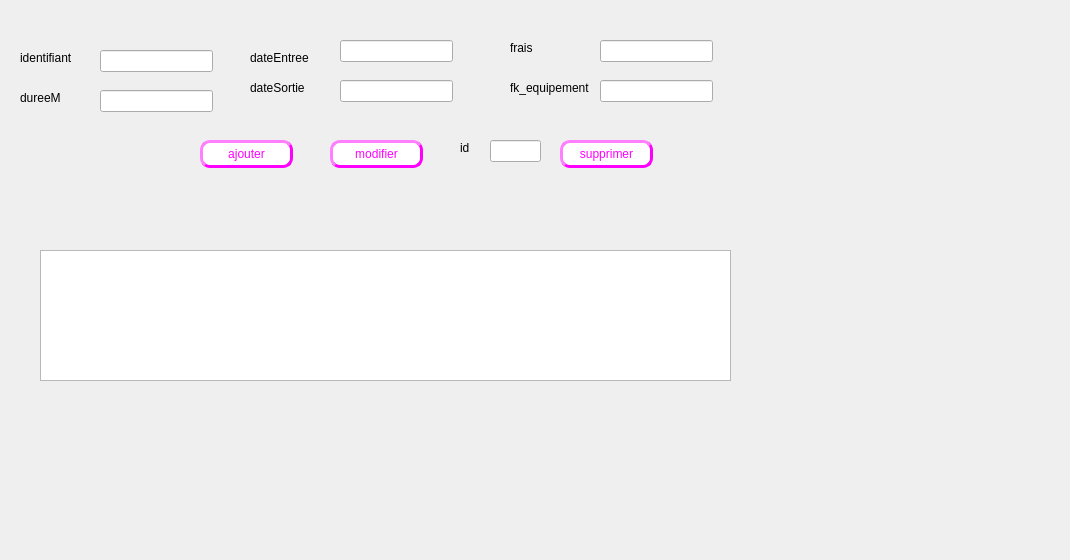
     <widget class="QWidget" name="tab_6">
      <attribute name="title">
       <string>Maintenance</string>
      </attribute>
      <widget class="QLabel" name="label_23">
       <property name="geometry">
        <rect>
         <x>20</x>
         <y>50</y>
         <width>55</width>
         <height>16</height>
        </rect>
       </property>
       <property name="text">
        <string>identifiant</string>
       </property>
      </widget>
      <widget class="QLabel" name="label_24">
       <property name="geometry">
        <rect>
         <x>20</x>
         <y>90</y>
         <width>55</width>
         <height>16</height>
        </rect>
       </property>
       <property name="text">
        <string>dureeM</string>
       </property>
      </widget>
      <widget class="QLabel" name="label_25">
       <property name="geometry">
        <rect>
         <x>250</x>
         <y>50</y>
         <width>61</width>
         <height>16</height>
        </rect>
       </property>
       <property name="text">
        <string>dateEntree</string>
       </property>
      </widget>
      <widget class="QLabel" name="label_26">
       <property name="geometry">
        <rect>
         <x>250</x>
         <y>80</y>
         <width>61</width>
         <height>16</height>
        </rect>
       </property>
       <property name="text">
        <string>dateSortie</string>
       </property>
      </widget>
      <widget class="QLabel" name="label_27">
       <property name="geometry">
        <rect>
         <x>510</x>
         <y>40</y>
         <width>55</width>
         <height>16</height>
        </rect>
       </property>
       <property name="text">
        <string>frais</string>
       </property>
      </widget>
      <widget class="QLineEdit" name="id_maintenance">
       <property name="geometry">
        <rect>
         <x>100</x>
         <y>50</y>
         <width>113</width>
         <height>22</height>
        </rect>
       </property>
      </widget>
      <widget class="QLineEdit" name="duree_maintenance">
       <property name="geometry">
        <rect>
         <x>100</x>
         <y>90</y>
         <width>113</width>
         <height>22</height>
        </rect>
       </property>
      </widget>
      <widget class="QLineEdit" name="date_entree_maintenance">
       <property name="geometry">
        <rect>
         <x>340</x>
         <y>40</y>
         <width>113</width>
         <height>22</height>
        </rect>
       </property>
      </widget>
      <widget class="QLineEdit" name="date_sortie_maintenance">
       <property name="geometry">
        <rect>
         <x>340</x>
         <y>80</y>
         <width>113</width>
         <height>22</height>
        </rect>
       </property>
      </widget>
      <widget class="QLineEdit" name="frais_maintenance">
       <property name="geometry">
        <rect>
         <x>600</x>
         <y>40</y>
         <width>113</width>
         <height>22</height>
        </rect>
       </property>
      </widget>
      <widget class="QTableView" name="tab_maintenance">
       <property name="geometry">
        <rect>
         <x>40</x>
         <y>250</y>
         <width>691</width>
         <height>131</height>
        </rect>
       </property>
      </widget>
      <widget class="QPushButton" name="pushButton_supprimer_maintenance">
       <property name="geometry">
        <rect>
         <x>560</x>
         <y>140</y>
         <width>93</width>
         <height>28</height>
        </rect>
       </property>
       <property name="styleSheet">
        <string notr="true">background-color:white; 
color: rgb(255, 0, 255);
border-style:outset ; 
border-width:3px ; 
border-radius:10px;</string>
       </property>
       <property name="text">
        <string>supprimer</string>
       </property>
      </widget>
      <widget class="QPushButton" name="pb_ajouterMaintenance">
       <property name="geometry">
        <rect>
         <x>200</x>
         <y>140</y>
         <width>93</width>
         <height>28</height>
        </rect>
       </property>
       <property name="styleSheet">
        <string notr="true">background-color:white; 
color: rgb(255, 0, 255);
border-style:outset ; 
border-width:3px ; 
border-radius:10px;</string>
       </property>
       <property name="text">
        <string>ajouter</string>
       </property>
      </widget>
      <widget class="QLineEdit" name="id_sup">
       <property name="geometry">
        <rect>
         <x>490</x>
         <y>140</y>
         <width>51</width>
         <height>22</height>
        </rect>
       </property>
      </widget>
      <widget class="QLabel" name="label_28">
       <property name="geometry">
        <rect>
         <x>460</x>
         <y>140</y>
         <width>21</width>
         <height>16</height>
        </rect>
       </property>
       <property name="text">
        <string>id</string>
       </property>
      </widget>
      <widget class="QPushButton" name="pushButton_modifier_maintenance">
       <property name="geometry">
        <rect>
         <x>330</x>
         <y>140</y>
         <width>93</width>
         <height>28</height>
        </rect>
       </property>
       <property name="styleSheet">
        <string notr="true">background-color:white; 
color: rgb(255, 0, 255);
border-style:outset ; 
border-width:3px ; 
border-radius:10px;</string>
       </property>
       <property name="text">
        <string>modifier</string>
       </property>
      </widget>
      <widget class="QLabel" name="label_2">
       <property name="geometry">
        <rect>
         <x>510</x>
         <y>80</y>
         <width>131</width>
         <height>16</height>
        </rect>
       </property>
       <property name="text">
        <string>fk_equipement</string>
       </property>
      </widget>
      <widget class="QLineEdit" name="fk_equipement_equipement">
       <property name="geometry">
        <rect>
         <x>600</x>
         <y>80</y>
         <width>113</width>
         <height>22</height>
        </rect>
       </property>
      </widget>
      <widget class="QLabel" name="label_14">
       <property name="geometry">
        <rect>
         <x>0</x>
         <y>0</y>
         <width>1061</width>
         <height>471</height>
        </rect>
       </property>
       <property name="text">
        <string/>
       </property>
       <property name="pixmap">
        <pixmap>../../Integration/integration/ifinal/ranger-4df6c1b6.png</pixmap>
       </property>
       <property name="scaledContents">
        <bool>false</bool>
       </property>
      </widget>
      <widget class="QLabel" name="label_78">
       <property name="geometry">
        <rect>
         <x>0</x>
         <y>0</y>
         <width>851</width>
         <height>551</height>
        </rect>
       </property>
       <property name="styleSheet">
        <string notr="true">*{
background-color :transparent;
border-image:url(D:/projetC++/integration_base/pictures_base/p.png);
}</string>
       </property>
       <property name="text">
        <string/>
       </property>
      </widget>
      <zorder>label_78</zorder>
      <zorder>label_14</zorder>
      <zorder>label_23</zorder>
      <zorder>label_24</zorder>
      <zorder>label_25</zorder>
      <zorder>label_26</zorder>
      <zorder>label_27</zorder>
      <zorder>id_maintenance</zorder>
      <zorder>duree_maintenance</zorder>
      <zorder>date_entree_maintenance</zorder>
      <zorder>date_sortie_maintenance</zorder>
      <zorder>frais_maintenance</zorder>
      <zorder>tab_maintenance</zorder>
      <zorder>pushButton_supprimer_maintenance</zorder>
      <zorder>pb_ajouterMaintenance</zorder>
      <zorder>id_sup</zorder>
      <zorder>label_28</zorder>
      <zorder>pushButton_modifier_maintenance</zorder>
      <zorder>label_2</zorder>
      <zorder>fk_equipement_equipement</zorder>
     </widget>
